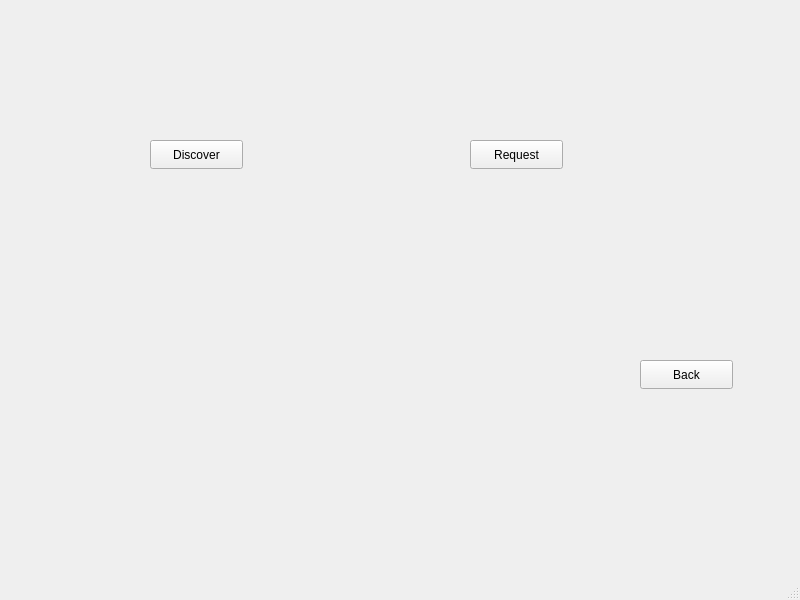
<?xml version="1.0" encoding="UTF-8"?>
<ui version="4.0">
 <class>DHCP</class>
 <widget class="QMainWindow" name="DHCP">
  <property name="geometry">
   <rect>
    <x>0</x>
    <y>0</y>
    <width>800</width>
    <height>600</height>
   </rect>
  </property>
  <property name="windowTitle">
   <string>MainWindow</string>
  </property>
  <widget class="QWidget" name="centralwidget">
   <widget class="QPushButton" name="Discover">
    <property name="geometry">
     <rect>
      <x>150</x>
      <y>140</y>
      <width>93</width>
      <height>29</height>
     </rect>
    </property>
    <property name="text">
     <string>Discover</string>
    </property>
   </widget>
   <widget class="QPushButton" name="Request">
    <property name="geometry">
     <rect>
      <x>470</x>
      <y>140</y>
      <width>93</width>
      <height>29</height>
     </rect>
    </property>
    <property name="text">
     <string>Request</string>
    </property>
   </widget>
   <widget class="QPushButton" name="Back">
    <property name="geometry">
     <rect>
      <x>640</x>
      <y>360</y>
      <width>93</width>
      <height>29</height>
     </rect>
    </property>
    <property name="text">
     <string>Back</string>
    </property>
   </widget>
  </widget>
  <widget class="QMenuBar" name="menubar">
   <property name="geometry">
    <rect>
     <x>0</x>
     <y>0</y>
     <width>800</width>
     <height>26</height>
    </rect>
   </property>
  </widget>
  <widget class="QStatusBar" name="statusbar"/>
 </widget>
 <resources/>
 <connections/>
</ui>
